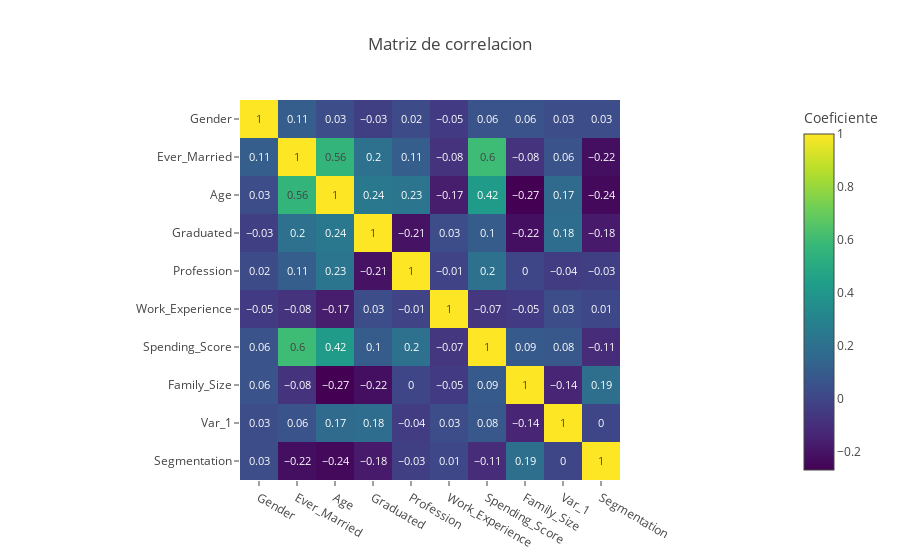

Notebook code cell kept with this figure:
### Code cell
px.imshow(corr_matrix,
          title = "Matriz de correlacion",
          text_auto=True,
          labels={"color":"Coeficiente"},
          template="gridon")

### Figure 1 — Plotly figure (JSON) as saved in the notebook; plotly's stock layout.template omitted (floating-point values rounded to 4 significant figures)
{"data": [{"coloraxis": "coloraxis", "hovertemplate": "x: %{x}<br>y: %{y}<br>Coeficiente: %{z}<extra></extra>", "name": "0", "texttemplate": "%{z}", "type": "heatmap", "x": ["Gender", "Ever_Married", "Age", "Graduated", "Profession", "Work_Experience", "Spending_Score", "Family_Size", "Var_1", "Segmentation"], "xaxis": "x", "y": ["Gender", "Ever_Married", "Age", "Graduated", "Profession", "Work_Experience", "Spending_Score", "Family_Size", "Var_1", "Segmentation"], "yaxis": "y", "z": [[1, 0.11, 0.03, -0.03, 0.02, -0.05, 0.06, 0.06, 0.03, 0.03], [0.11, 1, 0.56, 0.2, 0.11, -0.08, 0.6, -0.08, 0.06, -0.22], [0.03, 0.56, 1, 0.24, 0.23, -0.17, 0.42, -0.27, 0.17, -0.24], [-0.03, 0.2, 0.24, 1, -0.21, 0.03, 0.1, -0.22, 0.18, -0.18], [0.02, 0.11, 0.23, -0.21, 1, -0.01, 0.2, 0, -0.04, -0.03], [-0.05, -0.08, -0.17, 0.03, -0.01, 1, -0.07, -0.05, 0.03, 0.01], [0.06, 0.6, 0.42, 0.1, 0.2, -0.07, 1, 0.09, 0.08, -0.11], [0.06, -0.08, -0.27, -0.22, 0, -0.05, 0.09, 1, -0.14, 0.19], [0.03, 0.06, 0.17, 0.18, -0.04, 0.03, 0.08, -0.14, 1, 0], [0.03, -0.22, -0.24, -0.18, -0.03, 0.01, -0.11, 0.19, 0, 1]]}], "layout": {"coloraxis": {"colorbar": {"title": {"text": "Coeficiente"}}, "colorscale": [[0, "#440154"], [0.1111, "#482878"], [0.2222, "#3e4989"], [0.3333, "#31688e"], [0.4444, "#26828e"], [0.5556, "#1f9e89"], [0.6667, "#35b779"], [0.7778, "#6ece58"], [0.8889, "#b5de2b"], [1, "#fde725"]]}, "title": {"text": "Matriz de correlacion"}, "xaxis": {"anchor": "y", "constrain": "domain", "domain": [0, 1], "scaleanchor": "y"}, "yaxis": {"anchor": "x", "autorange": "reversed", "constrain": "domain", "domain": [0, 1]}}}
